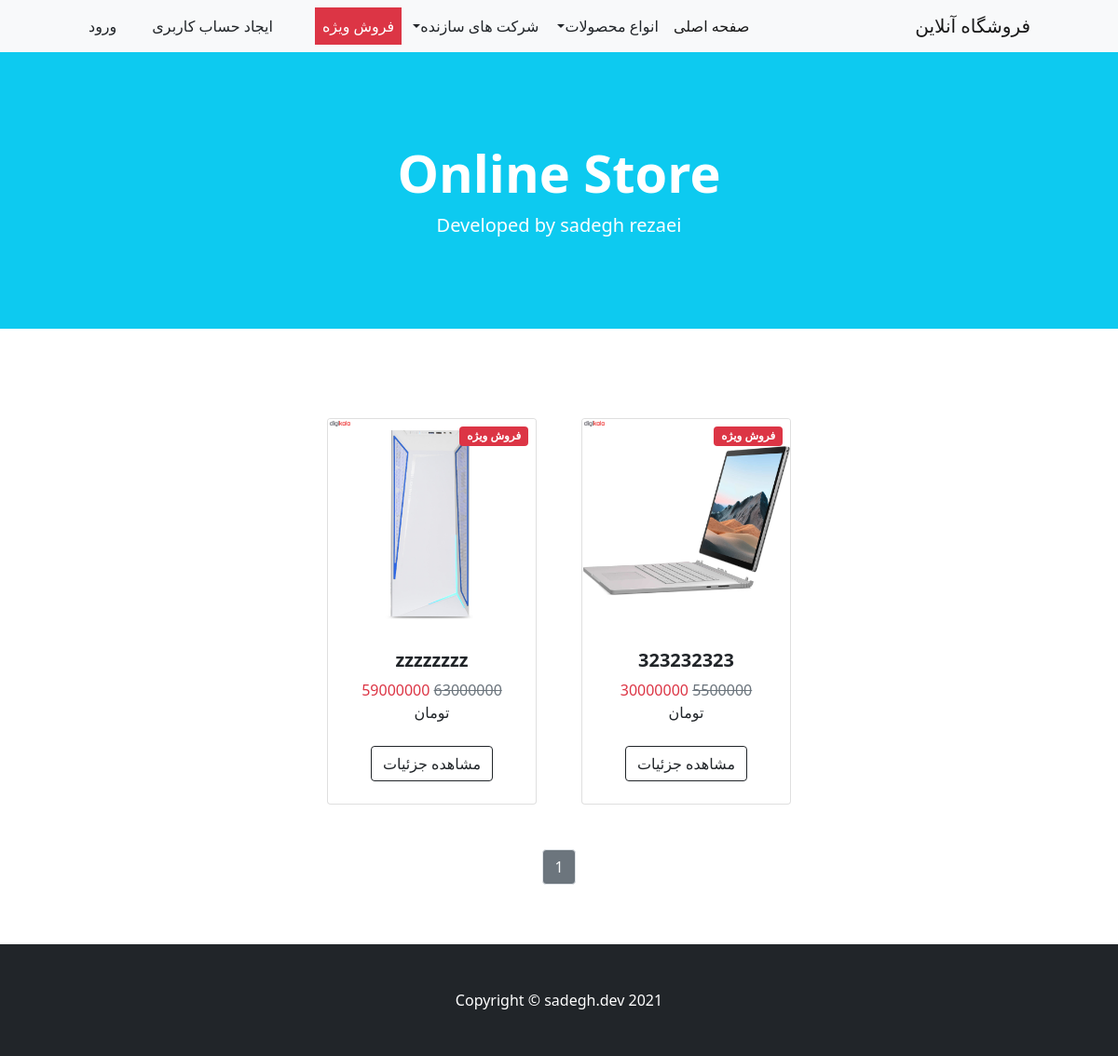
Page /company/ipason/ on the committed database.
### doshop/models.py (models this page shows, shortened)
class Product(models.Model):
    category =      models.ForeignKey(Category, on_delete=models.CASCADE, related_name='products')
    company =       models.ForeignKey(Company, on_delete=models.CASCADE, related_name='products', null=True)
    name =          models.CharField(max_length=400)
    slug =          models.SlugField(max_length=500, unique=True)
    image =         models.ImageField(upload_to='products/%Y/%m/%d/')
    description =   models.TextField()
    price =         models.IntegerField()
    number =        models.IntegerField(default=1)
    specialـprice = models.IntegerField(null=True, blank=True)
    available =     models.BooleanField(default=True)
    created =       models.DateTimeField(auto_now_add=True)
    updated =       models.DateTimeField(auto_now=True)
    class Meta :
        ordering = ('name',)
    def get_absolute_url(self):
        return reverse ('doshop:product-detail', args=[self.slug,])

### doshop/views.py (the view)
# urls.py: path('company/<slug:slug>/',views.company_detail, name='company-detail'),
def company_detail(request, slug):
    company = get_object_or_404(Company, slug=slug)
    products = Product.objects.filter(available=True, company=company)
    categories = Category.objects.all()
    companies = Company.objects.all()
    paginator = Paginator(products, 8)
    page_number = request.GET.get('page')
    page_obj = paginator.get_page(page_number)
    context = {
        'products':page_obj,
        'company' : company ,
        'companies' : companies ,
        'categories' : categories
    }
    return render(request,'doshop/company_detail.html',context)

### doshop/models.py (called while the page is built)
    def get_absolute_url(self):
        return reverse ('doshop:category-detail', args=[self.slug,])

    def get_absolute_url(self):
        return reverse ('doshop:company-detail', args=[self.slug,])

### templates/doshop/company_detail.html (shortened to what this page needs)
{% extends 'base.html' %}
{% load thumbnail %}
{% block content %}
    {% for product in products %}
        <div class="col mb-5">
            <div class="card h-100">
                {% if product.specialـprice %}
                    <div class="badge bg-danger text-white position-absolute" style="top: 0.5rem; right: 0.5rem">فروش ویژه</div>
                {% endif %}
                {% thumbnail product.image "300x300" as img %}
                <a href='{{ product.get_absolute_url }}'><img class="card-img-top" src="{{ img.url }}" alt="{{ img.name }}" /></a>
                {% endthumbnail %}
                <div class="card-body p-4">
                    <div class="text-center" dir='rtl'>
                        <h5 class="fw-bolder">{{ product.name }}</h5>
                        {% if product.specialـprice %}
                            <span class="text-muted text-decoration-line-through">{{ product.price|floatformat:"-3g" }}</span>
                            <span class="text-danger ">{{ product.specialـprice|floatformat:"-3g" }} </span>  تومان
                        {% else %}
                            {{ product.price|floatformat:"-3g" }} تومان
                        {% endif %}
                    </div>
                </div>
                <div class="card-footer p-4 pt-0 border-top-0 bg-transparent">
                    <div class="text-center"><a class="btn btn-outline-dark mt-auto" href="{{ product.get_absolute_url }}">مشاهده جزئیات</a></div>
                </div>
            </div>
        </div>
    {% empty %}
        <h5 dir='rtl' class="fw-bolder">موردی یافت نشد</h5>
    {% endfor %}
    <div class="w-100" dir='ltr'>
        <nav aria-label="Page navigation example">
            <ul class="pagination justify-content-center ">
                <li class="page-item"><a class="page-link bg-secondary text-light " >{{ products.number }}</a></li>
            </ul>
        </nav>
    </div>
{% endblock %}

### rows in the picture
Product: shows "فروش ویژه", shows a picture, name "323232323", price "5500000", specialـprice "30000000"
Product: shows "فروش ویژه", shows a picture, name "zzzzzzzz", price "63000000", specialـprice "59000000"

### other values in the picture
{{ products.number }} "1"
